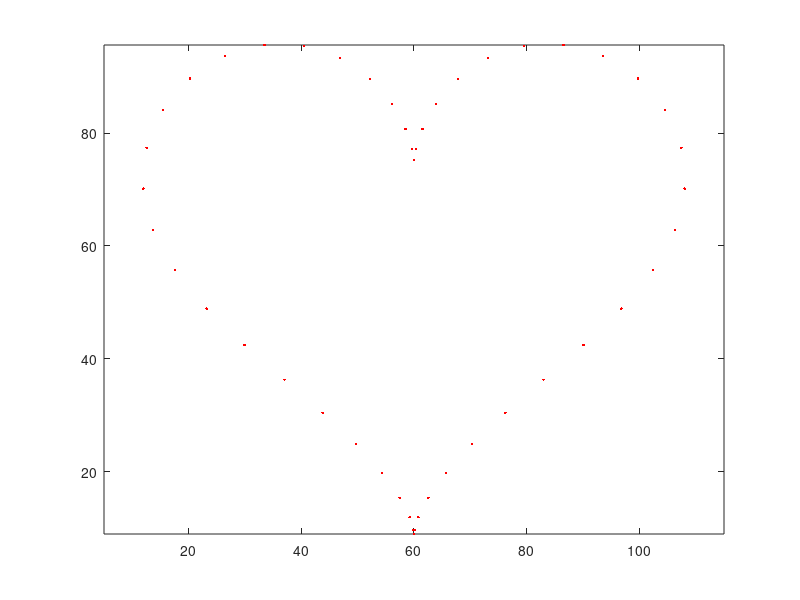

MATLAB code for this plot:
clc, clear, close all;
t = linspace(-pi,pi, 50); % take 50 sampling points
x = 16 * (sin(t)).^3; % parametric heart equation
y = 13 * cos(t) - 5 * cos(2*t) - 2 * cos(3*t) - cos(4*t); % parametric heart equation
x = 3*(x + 20); % scaling
y = 3*(y + 20); % scaling

plot(x,y,'.r');

pos(1, :) = x;
pos(2, :) = y;
save('heart.mat','pos');
axis equal;